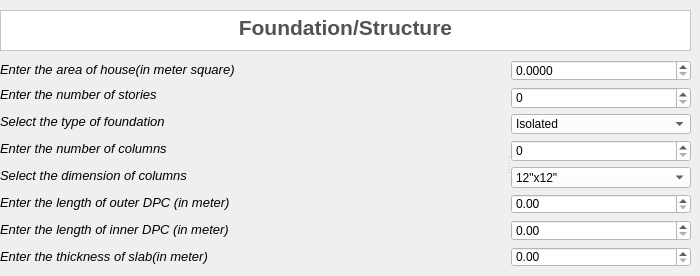
    <widget class="QWidget" name="page_2">
     <widget class="QTextBrowser" name="TBF">
      <property name="geometry">
       <rect>
        <x>0</x>
        <y>10</y>
        <width>691</width>
        <height>41</height>
       </rect>
      </property>
      <property name="styleSheet">
       <string notr="true">background-color:rgb(255, 255, 255)</string>
      </property>
      <property name="html">
       <string>&lt;!DOCTYPE HTML PUBLIC &quot;-//W3C//DTD HTML 4.0//EN&quot; &quot;http://www.w3.org/TR/REC-html40/strict.dtd&quot;&gt;
&lt;html&gt;&lt;head&gt;&lt;meta name=&quot;qrichtext&quot; content=&quot;1&quot; /&gt;&lt;style type=&quot;text/css&quot;&gt;
p, li { white-space: pre-wrap; }
&lt;/style&gt;&lt;/head&gt;&lt;body style=&quot; font-family:'MS Shell Dlg 2'; font-size:8.25pt; font-weight:400; font-style:normal;&quot;&gt;
&lt;p align=&quot;center&quot; style=&quot; margin-top:0px; margin-bottom:0px; margin-left:0px; margin-right:0px; -qt-block-indent:0; text-indent:0px;&quot;&gt;&lt;span style=&quot; font-size:16pt; font-weight:600; color:#55524f;&quot;&gt;Foundation/Structure&lt;/span&gt;&lt;/p&gt;&lt;/body&gt;&lt;/html&gt;</string>
      </property>
     </widget>
     <widget class="QSplitter" name="splitter">
      <property name="geometry">
       <rect>
        <x>0</x>
        <y>60</y>
        <width>691</width>
        <height>207</height>
       </rect>
      </property>
      <property name="orientation">
       <enum>Qt::Horizontal</enum>
      </property>
      <widget class="QWidget" name="layoutWidget">
       <layout class="QVBoxLayout" name="verticalLayout">
        <item>
         <widget class="QLabel" name="LHA">
          <property name="font">
           <font>
            <pointsize>10</pointsize>
            <italic>true</italic>
           </font>
          </property>
          <property name="text">
           <string>Enter the area of house(in meter square)</string>
          </property>
         </widget>
        </item>
        <item>
         <widget class="QLabel" name="LNS">
          <property name="minimumSize">
           <size>
            <width>251</width>
            <height>21</height>
           </size>
          </property>
          <property name="font">
           <font>
            <pointsize>10</pointsize>
            <italic>true</italic>
           </font>
          </property>
          <property name="text">
           <string>Enter the number of stories</string>
          </property>
         </widget>
        </item>
        <item>
         <widget class="QLabel" name="LFT">
          <property name="minimumSize">
           <size>
            <width>251</width>
            <height>21</height>
           </size>
          </property>
          <property name="font">
           <font>
            <pointsize>10</pointsize>
            <italic>true</italic>
           </font>
          </property>
          <property name="text">
           <string>Select the type of foundation</string>
          </property>
         </widget>
        </item>
        <item>
         <widget class="QLabel" name="LNC">
          <property name="minimumSize">
           <size>
            <width>251</width>
            <height>21</height>
           </size>
          </property>
          <property name="font">
           <font>
            <pointsize>10</pointsize>
            <italic>true</italic>
           </font>
          </property>
          <property name="text">
           <string>Enter the number of columns</string>
          </property>
         </widget>
        </item>
        <item>
         <widget class="QLabel" name="LDC">
          <property name="minimumSize">
           <size>
            <width>251</width>
            <height>21</height>
           </size>
          </property>
          <property name="font">
           <font>
            <pointsize>10</pointsize>
            <italic>true</italic>
           </font>
          </property>
          <property name="text">
           <string>Select the dimension of columns</string>
          </property>
         </widget>
        </item>
        <item>
         <widget class="QLabel" name="LODL">
          <property name="minimumSize">
           <size>
            <width>251</width>
            <height>21</height>
           </size>
          </property>
          <property name="font">
           <font>
            <pointsize>10</pointsize>
            <italic>true</italic>
           </font>
          </property>
          <property name="text">
           <string>Enter the length of outer DPC (in meter)</string>
          </property>
         </widget>
        </item>
        <item>
         <widget class="QLabel" name="LOID">
          <property name="minimumSize">
           <size>
            <width>251</width>
            <height>21</height>
           </size>
          </property>
          <property name="font">
           <font>
            <pointsize>10</pointsize>
            <italic>true</italic>
           </font>
          </property>
          <property name="text">
           <string>Enter the length of inner DPC (in meter)</string>
          </property>
         </widget>
        </item>
        <item>
         <widget class="QLabel" name="LOID_2">
          <property name="minimumSize">
           <size>
            <width>251</width>
            <height>21</height>
           </size>
          </property>
          <property name="font">
           <font>
            <pointsize>10</pointsize>
            <italic>true</italic>
           </font>
          </property>
          <property name="text">
           <string>Enter the thickness of slab(in meter)</string>
          </property>
         </widget>
        </item>
       </layout>
      </widget>
      <widget class="QWidget" name="layoutWidget">
       <layout class="QVBoxLayout" name="verticalLayout_2">
        <item>
         <widget class="QDoubleSpinBox" name="DSA">
          <property name="styleSheet">
           <string notr="true">background-color:rgb(255, 255, 255)</string>
          </property>
          <property name="decimals">
           <number>4</number>
          </property>
          <property name="maximum">
           <double>999.899999999999977</double>
          </property>
         </widget>
        </item>
        <item>
         <widget class="QSpinBox" name="SBNS">
          <property name="minimumSize">
           <size>
            <width>71</width>
            <height>22</height>
           </size>
          </property>
          <property name="styleSheet">
           <string notr="true">background-color:rgb(255, 255, 255)</string>
          </property>
         </widget>
        </item>
        <item>
         <widget class="QComboBox" name="CBFT">
          <property name="styleSheet">
           <string notr="true">background-color:rgb(255, 255, 255)</string>
          </property>
          <item>
           <property name="text">
            <string>Isolated</string>
           </property>
           <property name="icon">
            <iconset theme="yes">
             <normaloff>.</normaloff>.</iconset>
           </property>
          </item>
          <item>
           <property name="text">
            <string>Combined</string>
           </property>
          </item>
          <item>
           <property name="text">
            <string>Continious</string>
           </property>
          </item>
         </widget>
        </item>
        <item>
         <widget class="QSpinBox" name="SBNC">
          <property name="minimumSize">
           <size>
            <width>71</width>
            <height>22</height>
           </size>
          </property>
          <property name="styleSheet">
           <string notr="true">background-color:rgb(255, 255, 255)</string>
          </property>
         </widget>
        </item>
        <item>
         <widget class="QComboBox" name="CBDC">
          <property name="styleSheet">
           <string notr="true">background-color:rgb(255, 255, 255)</string>
          </property>
          <item>
           <property name="text">
            <string>12&quot;x12&quot;</string>
           </property>
          </item>
          <item>
           <property name="text">
            <string>9&quot;x9&quot;</string>
           </property>
          </item>
         </widget>
        </item>
        <item>
         <widget class="QDoubleSpinBox" name="DSLOD">
          <property name="styleSheet">
           <string notr="true">background-color:rgb(255, 255, 255)</string>
          </property>
         </widget>
        </item>
        <item>
         <widget class="QDoubleSpinBox" name="DSLID">
          <property name="styleSheet">
           <string notr="true">background-color:rgb(255,255,255)</string>
          </property>
         </widget>
        </item>
        <item>
         <widget class="QDoubleSpinBox" name="DSTS">
          <property name="styleSheet">
           <string notr="true">background-color:rgb(255,255,255)</string>
          </property>
         </widget>
        </item>
       </layout>
      </widget>
     </widget>
    </widget>
